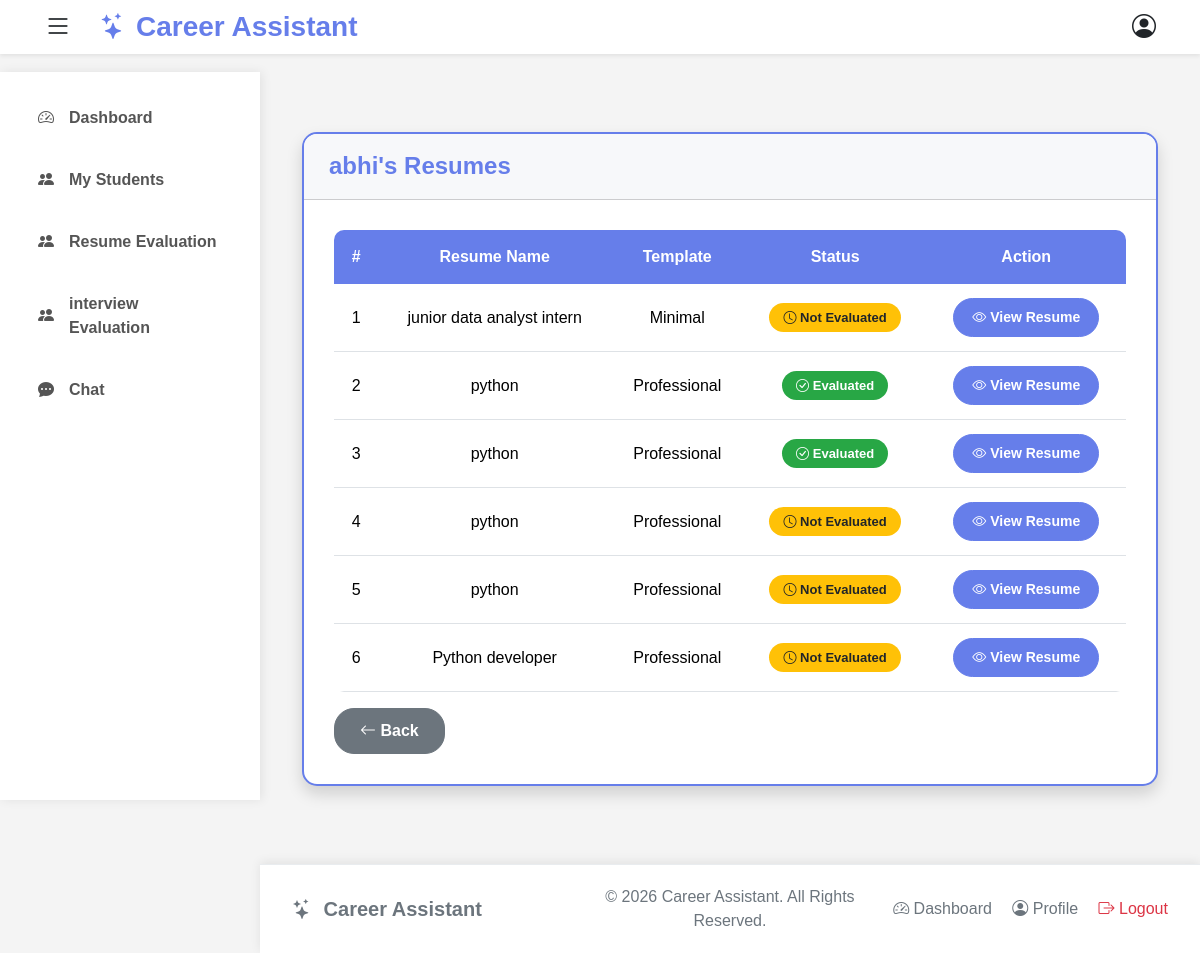
Page /mentor/student-resumes/2/ (signed in) on the committed database.
### careerproject/models.py (models this page shows, shortened)
class StudentProfile(models.Model):
    user = models.OneToOneField(CustomUser, on_delete=models.CASCADE)
    mentor = models.ForeignKey('MentorProfile', on_delete=models.SET_NULL, null=True, blank=True, related_name="students")
    profile_pic = models.ImageField(upload_to='students/', blank=True, null=True)
    full_name = models.CharField(max_length=100)
    phone = models.CharField(max_length=15,)
    GENDER_CHOICES = (
            ('Male', 'Male'),
            ('Female', 'Female'),
            ('Other', 'Other')
    )
    gender = models.CharField(max_length=10,choices=GENDER_CHOICES)
    dob = models.DateField(blank=True, null=True)
    location = models.CharField(max_length=100, blank=True)
    QUALIFICATION_CHOICES=(
            ('10th', '10th'),
            ('12th', '12th'),
            ('Diploma', 'Diploma'),
            ('Graduate', 'Graduate'),
            ('Post Graduate', 'Post Graduate'),
            ('Others', 'Others'),
    )
    qualification = models.CharField(max_length=30, choices=QUALIFICATION_CHOICES)
    course = models.CharField(max_length=100)
    OCCUPATIONAL_CHOICES=(
            ('Student', 'Student'),
            ('Unemployed', 'Unemployed'),
            ('Employed', 'Employed'),
            ('Career Break', 'Career Break'),
    )
    occupational_status = models.CharField(max_length=20, choices=OCCUPATIONAL_CHOICES)
    skills = models.TextField()
    resume = models.FileField(upload_to='resumes/', blank=True, null=True)
    bio = models.TextField(blank=True)

class CustomUser(AbstractUser):
    username = models.CharField(max_length=20, unique=True)
    email = models.EmailField(unique=True)
    ROLE_CHOICES = (
        ('admin', 'Admin'),
        ('student', 'Student'),
        ('mentor', 'Mentor'),
        ('company', 'Company'),
    )
    role = models.CharField(
        max_length=10, choices=ROLE_CHOICES, default='student')

class Resume(models.Model):
    TEMPLATE_CHOICES = (
        ('professional', 'Professional'),
        ('modern', 'Modern'),
        ('minimal', 'Minimal'),
    )
    student = models.ForeignKey(StudentProfile, on_delete=models.CASCADE, related_name='generated_resumes')
    resume_name = models.CharField(max_length=100)
    target_job = models.ForeignKey('Job', on_delete=models.CASCADE)
    template = models.CharField(max_length=20, choices=TEMPLATE_CHOICES, default='professional')
    is_completed = models.BooleanField(default=False)
    created_at = models.DateTimeField(auto_now_add=True)
    mentor_feedback = models.TextField(blank=True, null=True)
    feedback_date = models.DateTimeField(blank=True, null=True)

### careerproject/views.py (the view)
# urls.py: path("mentor/student-resumes/<int:student_id>/",views.student_resumes,name="student_resumes",),
@login_required
def student_resumes(request, student_id):
    student = get_object_or_404(
        StudentProfile,
        id=student_id
    )
    resumes = Resume.objects.filter(
        student=student
    ).order_by("-created_at")
    return render(
        request,
        "mentor_module/student_resumes.html",
        {
            "student": student,
            "resumes": resumes,
        }
    )

### templates/mentor_module/student_resumes.html
{% extends 'mentor_module/mentor_base.html' %}
{% load static %}
{% block css %}
<link rel="stylesheet" href="{% static 'css/student_resumes.css' %}">
{% endblock %}
{% block content %}
<div class="container py-5">
    <div class="card shadow">
        <div class="card-header bg-primary text-white">
            <h4>{{ student.user.username }}'s Resumes</h4>
        </div>
        <div class="card-body">
            <table class="table table-hover">
                <thead>
                    <tr>
                        <th>#</th>
                        <th>Resume Name</th>
                        <th>Template</th>
                        <th>Status</th>
                        <th>Action</th>
                    </tr>
                </thead>
                <tbody>
                    {% for resume in resumes %}
                    <tr>
                        <td>{{ forloop.counter }}</td>
                        <td>{{ resume.resume_name }}</td>
                        <td>{{ resume.template|title }}</td>
                        <td>
                            {% if resume.mentor_feedback %}
                            <span class="badge bg-success">
                                <i class="bi bi-check-circle"></i>
                                Evaluated
                            </span>
                            {% else %}
                            <span class="badge bg-warning text-dark">
                                <i class="bi bi-clock"></i>
                                Not Evaluated
                            </span>
                            {% endif %}
                            </td>
                        <td>
                            <a href="{% url 'mentor_resume_preview' resume.id %}"
                               class="btn btn-primary btn-sm">
                                <i class="bi bi-eye"></i>
                                View Resume
                            </a>
                        </td>
                    </tr>
                    {% empty %}
                    <tr>
                        <td colspan="4" class="text-center">
                            No resumes found.
                        </td>
                    </tr>
                    {% endfor %}
                </tbody>
            </table>
            <a href="{% url 'resume_evaluation' %}"
               class="btn btn-secondary mt-3">
                <i class="bi bi-arrow-left"></i>
                Back
            </a>
        </div>
    </div>
</div>
{% endblock %}

### static/css/private.css (style rules this page uses)
* { margin:0; padding:0; box-sizing:border-box; }
body { font-family:'Segoe UI',sans-serif; background:#f5f7fb; min-height:100vh; display:flex; flex-direction:column; }
html,body { height:100%; }
body { display:flex; flex-direction:column; min-height:100vh; }

### static/css/student_resumes.css (style rules this page uses)
body { background-color:#f4f4f4; font-family:Arial, sans-serif; }
.card { border:2px solid #667eea; border-radius:15px; box-shadow:0 5px 15px rgba(0,0,0,0.15); overflow:hidden; }
.card-header.bg-primary { background-color:#f7f8fa !important; padding:18px 25px; }
.card-header h4 { margin:0; color:#667eea; font-weight:bold; }
.card-body { padding:30px; }
.table { margin-bottom:0; border-radius:10px; overflow:hidden; }
.table thead th { background-color:#667eea; color:white; padding:15px; text-align:center; font-weight:bold; border:none; }
.table tbody td { padding:14px; vertical-align:middle; text-align:center; }
.table tbody tr { transition:0.3s ease; }
.badge { padding:8px 14px; border-radius:20px; font-size:13px; font-weight:bold; }
.bg-success { background-color:#28a745 !important; }
.bg-warning { background-color:#ffc107 !important; }
.btn-primary { background-color:#667eea; border-color:#667eea; border-radius:20px; padding:8px 18px; font-weight:bold; transition:0.3s ease; }
.btn-secondary { border-radius:20px; padding:10px 25px; font-weight:bold; }

### rows in the picture
StudentProfile: user.username "abhi"
Resume: resume_name "junior data analyst intern", template "Minimal", shows "Not Evaluated"
Resume: resume_name "python", template "Professional", mentor_feedback "Evaluated"
Resume: resume_name "python", template "Professional", mentor_feedback "Evaluated"
Resume: resume_name "python", template "Professional", shows "Not Evaluated"
Resume: resume_name "python", template "Professional", shows "Not Evaluated"
Resume: resume_name "Python developer", template "Professional", shows "Not Evaluated"
